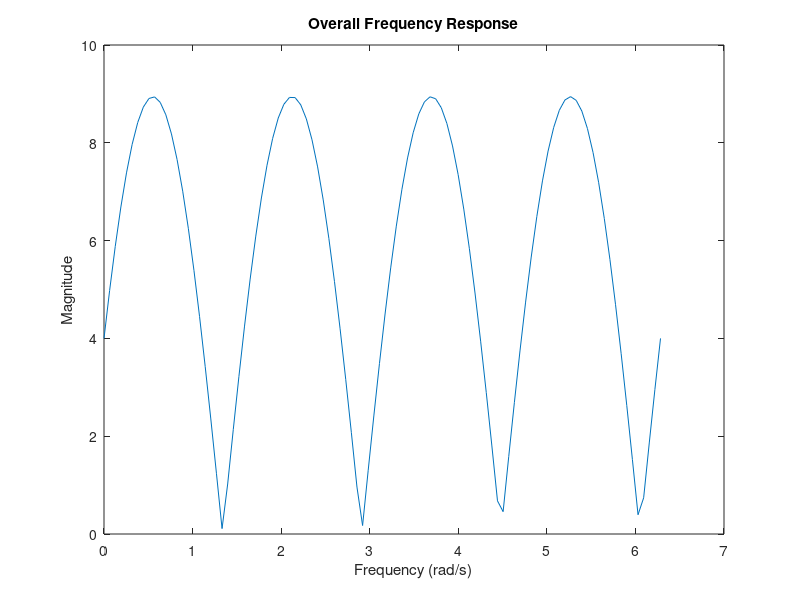

The MATLAB script that drew this image:
omega = linspace(0, 2*pi, 100); % Define the frequency range

H1 = 2*cos(omega);
H2 = 3*sin(omega);
H3 = 4*cos(2*omega);
H4 = 5*sin(2*omega);

overall_response = H1 .* H2 + H3 + H4; % Combine the subfilter responses

% Plot the overall frequency response
figure;
plot(omega, abs(overall_response)); % Plot the magnitude of the overall response
xlabel('Frequency (rad/s)');
ylabel('Magnitude');
title('Overall Frequency Response');